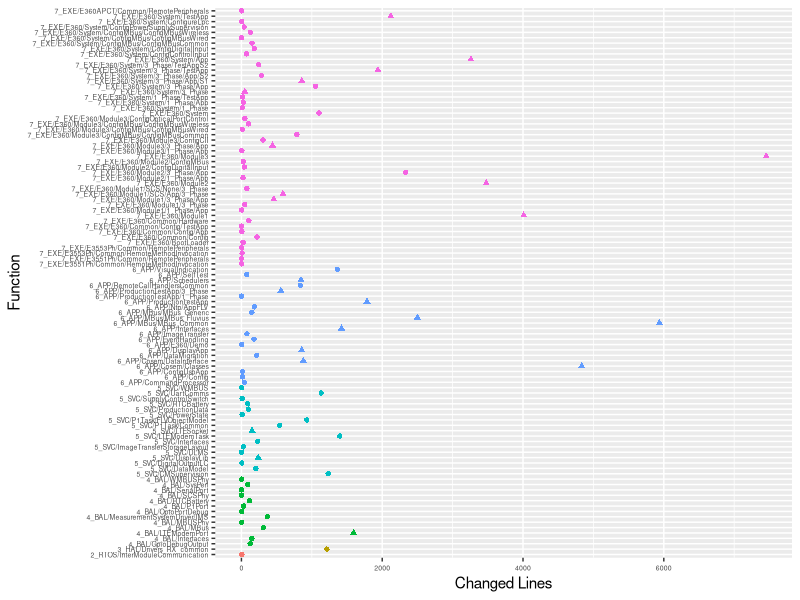

R code for this plot:
#!/usr/bin/Rscript
library(tidyverse)
library(ggplot2)

data <- read.csv('changes-functional-summary.csv')
data <- data %>% mutate(Changes = Plus + Minus)
head(data)

p <- ggplot(data, aes(x=Changes, y=Group)) +
    geom_point(aes(color=Layer, shape=Todo)) +
    #annotate('text', x=7, y=data$Group, label=data$Changes, size=1.8, hjust=1) +
    #expand_limits(x=7) +
    theme(axis.text=element_text(size=5)) +
    theme(legend.position='none') +
    labs(y='Function', x='Changed Lines')

ggsave('changes-functional-summary.png', p, dpi=300)
